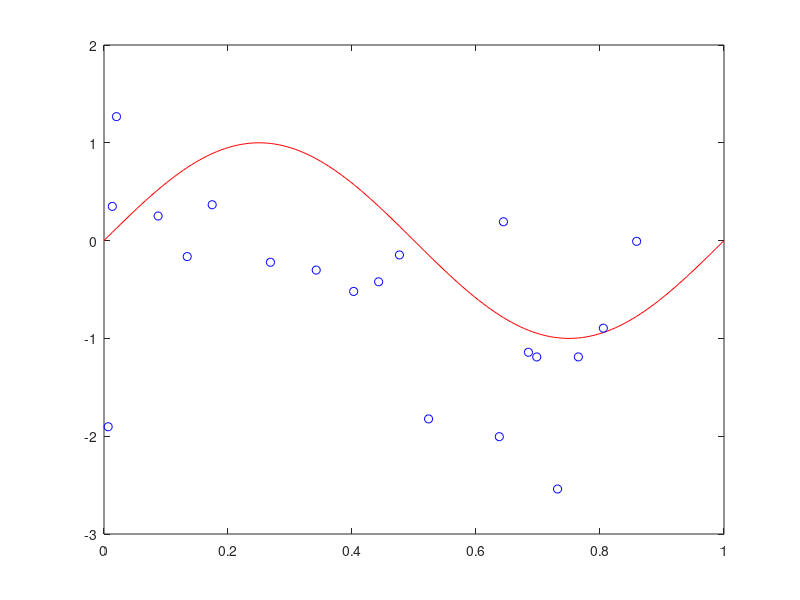

Write the MATLAB code that produced this figure. (Note: this script raises an error after producing the figure.)
%Esempio di Curve Fitting Polinomiale
clc;clear;close all

x=linspace(0,1,150);
%curva da stimare
y=sin(2*pi*x);

%Valori osservati con Rumore additivo
y1=randperm(150);

%Numero punti osservati
n=20;
rumore=randn(1,n);
tt=y(y1(1:n))+rumore;
xt=x(y1(1:n));
figure(1);
plot(x,y,'r');hold on
plot(xt,tt,'ob');


%Approssimazione attraverso Polinomio di grado 3
basi=@(x)([1 x x^2 x^3 x^4 x^5 x^6 x^7 x^8 x^9]);
%calcolo i coefficienti del polinomio
[w,DesignMatrix]=LinearBasis(tt',xt,basi);

%Ipotizzo che  i dati osservati (ti,xi) siano caratterizzati da una distribuzione
%Gaussiana N(ti| y(xi,w), beta) con:
%
%  - media=y(xi,w)
%  - varianza= beta
%
% w rappresenta una variabile ALEATORIA di cui posso calcolare la
% distibuzione a posteriori mediante il teorema di bayes:
%               N
% Likelyhood= II   N(ti| y(xi,w), beta) --> funzione di (w,beta)
%               i=1
%
% Ipotizzo una prior su w --> P(w| a)=N(w| 0,alpha) funzione di (w,alpha)
% la media e la varianza sono noti
%
% Ottengo P(w|T,X,alpha,beta)
syms w0 w1 w2 w3 w4 w5 w6 w7 w8 w9

W=[w0;w1;w2; w3;w4; w5; w6; w7;  w8; w9];
M=length(W);

%HyperParametri di Precisione
Beta=11.1;
Alpha=0.0005;

Mo=zeros(M,1);
So=(1/Alpha)*eye(M);

%Utilizzo le formule dirette per calcolare La Posterior

SN_=inv(So)+Beta*DesignMatrix'*DesignMatrix;
SN=inv(SN_);
MN=SN*(inv(So)*Mo+Beta*DesignMatrix'*tt');

Posterior=GaussianaMulti(SN,MN,W);


%% Calcolo la stima dei parametri Massimizzando il log(Posterior)
DPosterior=jacobian(log(Posterior),[w0 w1 w2 w3 w4 w5 w6 w7 w8 w9])
W_analitica=solve(DPosterior);
W1=[double(W_analitica.w0);double(W_analitica.w1);double(W_analitica.w2);double(W_analitica.w3); double(W_analitica.w4);
    double(W_analitica.w5);double(W_analitica.w6);double(W_analitica.w7); double(W_analitica.w8) ; double(W_analitica.w9)];



%W0 è uguale a W1: i due approcci portano alla stessa soluzione

%% Calcolo w attraverso un problema di fitting con regolarizzazione
W=[w0; w1; w2; w3; w4; w5; w6; w7; w8 ;w9];
l=Alpha/Beta

%Calcolo la Funzione obbiettivo: E(w)=(w1+w2*x(i)+w3*x(i)^2 -t(i))^2
Ew=0;
for i=1:n
    X=basi(xt(i))';
    Ew=Ew+(W.'*X -tt(i))^2;
end
Ew=Ew/2  + l/2 *(W.'*W);

%Calcolo la derivata dEw/dw di Ew rispetto ai parametri w
DEw=jacobian(Ew,[w0 w1 w2 w3 w4 w5 w6 w7 w8 w9])

%Calcolo la soluzione analitica risolvendo dEw/dw=0
W_analitica=solve(DEw);
W2=[double(W_analitica.w0);double(W_analitica.w1);double(W_analitica.w2);double(W_analitica.w3); double(W_analitica.w4);
    double(W_analitica.w5);double(W_analitica.w6);double(W_analitica.w7); double(W_analitica.w8); double(W_analitica.w9)];


%W2 è uguale a W1  --> MASSIMIZZARE la LOG(Posterior)== Fitting SSD
%regolarizzato
%Valuto la soluzione su tutti i punti x
for i=1:150
    X=basi(x(i))'
    y_stimata(i)=W1.'*X;
end
figure(1)
plot(x,y_stimata,'m');hold on



%% Calcolo la Distribuzione Predittiva P(t |x,T,Alpha,Beta)
for i=1:150
  
    SigmaN=1/1+basi(x(i))*SN*basi(x(i))';
    MediaN=MN'*basi(x(i))';
    F(i)=  MediaN ;  %
    P(i)=GaussianaMulti(SigmaN,MediaN,x(i));
    Fup(i)= MediaN +SigmaN ; %GaussianaMulti(SigmaN,MediaN,x(i)+SigmaN);
    Fdown(i)=MediaN -SigmaN ; %GaussianaMulti(SigmaN,MediaN,x(i)-SigmaN); 
end
figure(1)
plot(x,F,'g')
plot(x,Fup,'y')
plot(x,Fdown,'y')

figure(2)
plot(x,P,'g')
